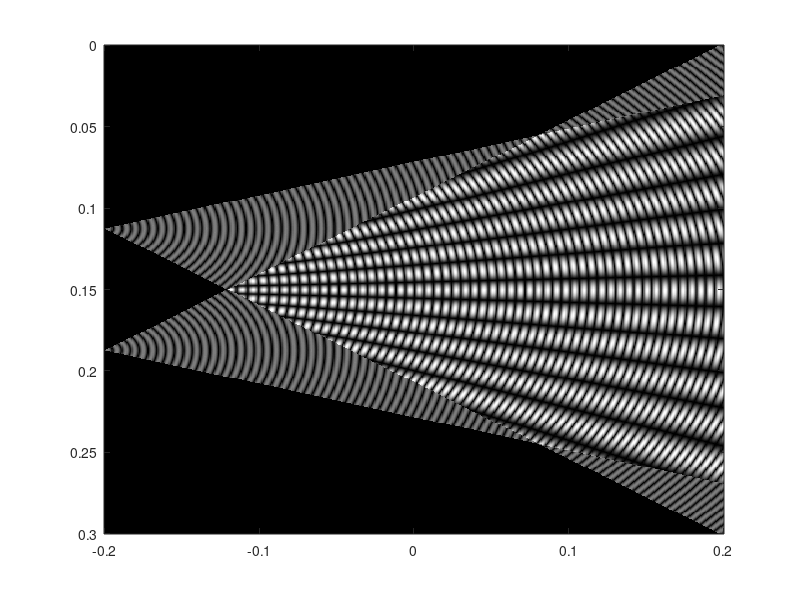

Here is the MATLAB script that generated this plot: (Note: this script raises an error after producing the figure.)
% Parameters
f = 40e3; % Frequency (Hz)
c = 343; % Speed of sound (m/s)
lambda = c / f; % Wavelength (m)
phi = pi / 12; % Phase difference (15 degrees in radians)
A = 1; % Amplitude

% Grid setup
x_range = linspace(-0.2, 0.2, 500); % 40 cm range in x
y_range = linspace(0, 0.3, 500); % 30 cm range in y
[x, y] = meshgrid(x_range, y_range);

% Transmitter positions (side by side, angled inward)
tx1 = [-0.05, 0]; % Transmitter 1 (5 cm apart)
tx2 = [0.05, 0]; % Transmitter 2

% Angles for slight inward tilt
theta_inward = deg2rad(10); % 10 degrees inward tilt

% Calculate effective directional angles
tx1_angle = [sin(theta_inward), cos(theta_inward)];
tx2_angle = [-sin(theta_inward), cos(theta_inward)];

% Distance from each point to the transmitters
r1 = sqrt((x - tx1(1)).^2 + (y - tx1(2)).^2);
r2 = sqrt((x - tx2(1)).^2 + (y - tx2(2)).^2);

% Directional beam angles relative to inward tilt
theta1 = atan2(y - tx1(2), x - tx1(1)) - atan2(tx1_angle(2), tx1_angle(1));
theta2 = atan2(y - tx2(2), x - tx2(1)) - atan2(tx2_angle(2), tx2_angle(1));

% Directional masks for inward beams
beam_width = pi / 6; % 30 degrees beam width
mask1 = abs(theta1) < beam_width; % Transmitter 1 beam mask
mask2 = abs(theta2) < beam_width; % Transmitter 2 beam mask

% Generate directional signals
k = 2 * pi / lambda; % Wave number
signal1 = A * sin(k * r1) .* mask1; % Signal from transmitter 1
signal2 = A * sin(k * r2 + phi) .* mask2; % Signal from transmitter 2

% interferencevar pattern
interferencevar = signal1 + signal2;

% Highlight constructive interferencevar (intersection)
threshold = 1.5; % Adjust to emphasize strong intersections
intersection = abs(interferencevar) > threshold;

% Visualization
figure;

% Grayscale background for the interferencevar pattern
imagesc(x_range, y_range, abs(interferencevar)');
colormap('gray');
hold on;

% Overlay intersection points in color
contourf(x, y, intersection, 1, 'LineColor', 'none', 'FaceColor', 'green', 'FaceAlpha', 0.6);

% Add labels and formatting
colorbar;
xlabel('x (m)');
ylabel('y (m)');
title('Directional Ultrasound Wave Intersection (Inward Tilt)');
axis equal;
